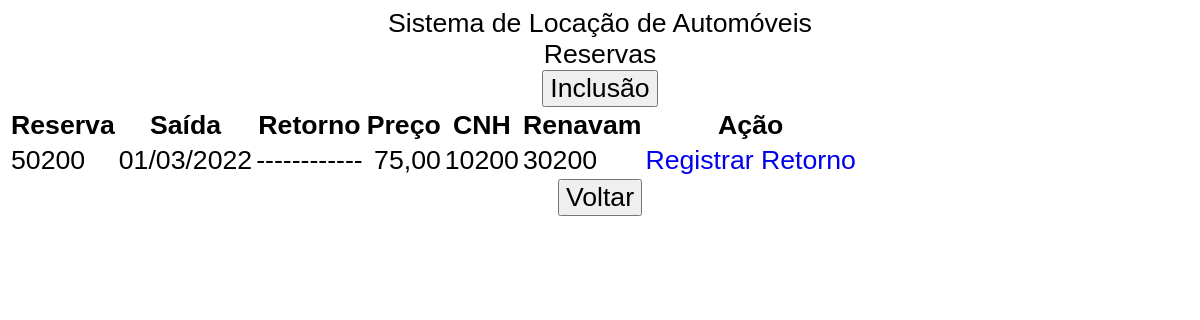
/reser_100.php, run on the app's committed database.
### tables this page shows
create table reservas (
    numero int primary key,
    saida datetime,
    retorno datetime default null,
    preco float,
    cnh int,
    renavam int
);

### reser_100.php (the view, shortened to what this page needs)
<?php
$res = new Reservas;
$con = $res->ConectaBD();
$consulta = "select * from reservas where retorno is null";
$conx = mysqli_query($con,$consulta);
?>
<!DOCTYPE html>
  <html>
    <head>
      <link rel="stylesheet" href="estilos.css">
    </head>
    <body>
    <div>Sistema de Locação de Automóveis</div>
    <div>Reservas</div>
    <div>
        <form name="res" action="reser_200.php" method="post">
            <input type="submit" name="butinc" value="Inclusão">
        </form>
    </div>
      <table>
        <tr>
          <th>Reserva</th>
          <th>Saída</th>
          <th>Retorno</th>
          <th>Preço</th>
          <th>CNH</th>
          <th>Renavam</th>
          <th>Ação</th>
        </tr>
        <?php while($dado = mysqli_fetch_assoc($conx)) { ?>
        <tr>
          <td><?php echo $dado['numero']; ?></td>
          <td><?php echo date('d/m/Y', strtotime($dado['saida'])); ?></td>
          <td>------------</td>
          <td style="text-align:right;"><?php echo number_format($dado['preco'],2,',','.'); ?></td>
          <td><?php echo $dado['cnh']; ?></td>
          <td><?php echo $dado['renavam']; ?></td>
          <td>
            <a href="reser_300.php?codigo=<?php echo $dado['numero']; ?>">Registrar Retorno</a>
          </td>
        </tr>
        <?php } ?>
      </table>
      <div>
          <form name="volta" action="index.html" method="get">
                <input type="submit" name="butvolta" value="Voltar">
          </form>
      </div>
    </body>
</html>

### estilos.css (style rules this page uses)
a { text-decoration: none; }
tr, input, select, button { font: 20pt arial; }
div { text-align: center; font-size:20pt; font-family: arial; }

### data on the page
reservas: numero "50200", saida "01/03/2022", preco "75,00", cnh "10200", renavam "30200"
